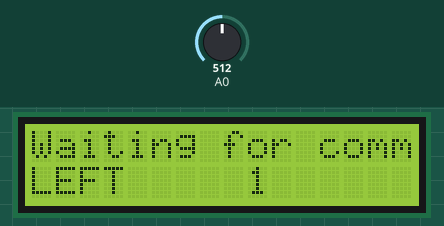
Recording of a sketch running on a simulated Arduino Uno, built with avr-gcc and run on an emulated ATmega328P. On the bench: 16×2 character LCD. Inputs (shaded band) come from the test bench; at power-on: A0 = 512.

Above: at 1.2 s.
1.3 s: A0 set to 539
3.5 s: A0 set to 572
At 4.7 s:
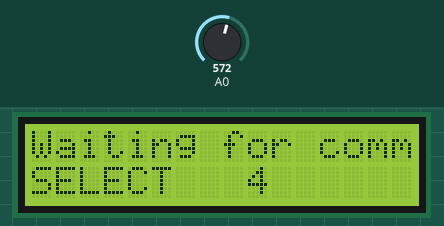
6.5 s: A0 set to 370
At 7.8 s:
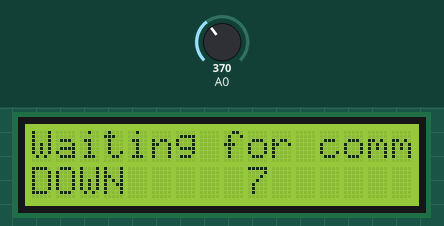
9.5 s: A0 set to 210
11.5 s: A0 set to 181
At 12.8 s:
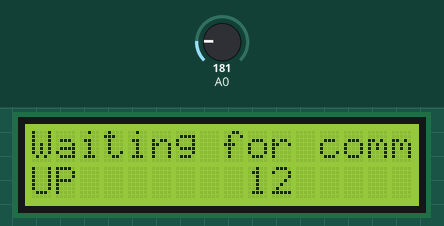
14.5 s: A0 set to 53
16.5 s: A0 set to 44
At 17.8 s:
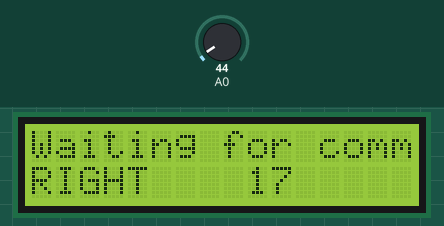
Timing chart, 0 to 19.5 s (numbered marks = the images above; inputs shaded):
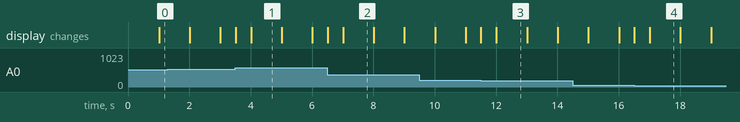

The sketch:

lcdkeypadshield_test.ino
```cpp
/*
  LiquidCrystal Library - Blink

  Demonstrates the use a 16x2 LCD display.  The LiquidCrystal
  library works with all LCD displays that are compatible with the
  Hitachi HD44780 driver. There are many of them out there, and you
  can usually tell them by the 16-pin interface.

  This sketch prints "Hello World!" to the LCD and makes the
  cursor block blink.

  The circuit:
   LCD RS pin to digital pin 12
   LCD Enable pin to digital pin 11
   LCD D4 pin to digital pin 5
   LCD D5 pin to digital pin 4
   LCD D6 pin to digital pin 3
   LCD D7 pin to digital pin 2
   10K resistor:
     ends to +5V and ground
     wiper to LCD VO pin (pin 3)

  Library originally added 18 Apr 2008
  by David A. Mellis
  library modified 5 Jul 2009
  by Limor Fried (http://www.ladyada.net)
  example added 9 Jul 2009
  by Tom Igoe
  modified 25 July 2009
  by David A. Mellis

  http://www.arduino.cc/en/Tutorial/LiquidCrystal

*/

// include the library code:
#include "Wire.h"
#include "Adafruit_LiquidCrystal.h"

// initialize the library with the numbers of the interface pins
Adafruit_LiquidCrystal lcd(8, 9, 4, 5, 6, 7);

// define some values used by the panel and buttons
int lcd_key     = 0;
int adc_key_in  = 0;
#define btnRIGHT  0
#define btnUP     1
#define btnDOWN   2
#define btnLEFT   3
#define btnSELECT 4
#define btnNONE   5


void setup() {
  // set up the LCD's number of rows and columns:
  lcd.begin(16, 2);
  // Print a message to the LCD.
  lcd.print("Waiting for communication");
}

void loop() {
  lcd.setCursor(9, 1);           // move cursor to second line "1" and 9 spaces over
  lcd.print(millis() / 1000);    // display seconds elapsed since power-up


  lcd.setCursor(0, 1);           // move to the begining of the second line
  lcd_key = read_LCD_buttons();  // read the buttons
  check_buttons();
}


int check_buttons() {
  switch (lcd_key)               // depending on which button was pushed, we perform an action
  {
    case btnRIGHT:
      {
        lcd.print("RIGHT ");
        break;
      }
    case btnLEFT:
      {
        lcd.print("LEFT   ");
        break;
      }
    case btnUP:
      {
        lcd.print("UP    ");
        break;
      }
    case btnDOWN:
      {
        lcd.print("DOWN  ");
        break;
      }
    case btnSELECT:
      {
        lcd.print("SELECT");
        break;
      }
    case btnNONE:
      {
        lcd.print("NONE  ");
        break;
      }
  }
}


/* BUTTONS */
int read_LCD_buttons()
{
  adc_key_in = analogRead(0);
  if (adc_key_in > 1000) return btnNONE;
  if (adc_key_in < 50)   return btnRIGHT;
  if (adc_key_in < 195)  return btnUP;
  if (adc_key_in < 380)  return btnDOWN;
  if (adc_key_in < 555)  return btnLEFT;
  if (adc_key_in < 790)  return btnSELECT;
  return btnNONE;  // when all others fail, return this...
}
```

Measured:
- the behaviour switches between 554 and 555 on A0 (found by bisection; images 0 and 1)
- the behaviour switches between 195 and 194 on A0 (found by bisection; images 2 and 3)
- the behaviour switches between 50 and 49 on A0 (found by bisection; images 3 and 4)
- after the input at 3.5 s, the display: first changes at once (image 1 shows a later state)
- after the input at 6.5 s, the display: first changes at once (image 2 shows a later state)
- after the input at 11.5 s, the display: first changes at once (image 3 shows a later state)
- after the input at 16.5 s, the display: first changes at once (image 4 shows a later state)
